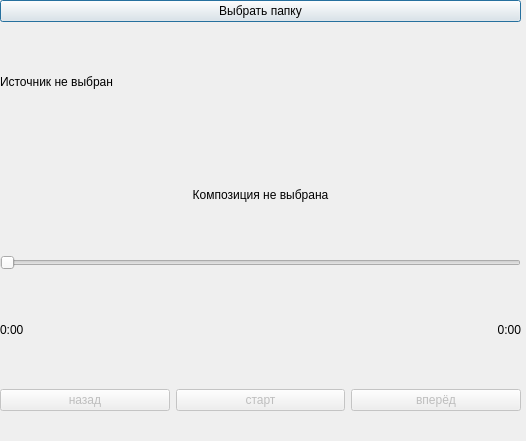
<?xml version="1.0" encoding="UTF-8"?>
<ui version="4.0">
 <class>Dialog</class>
 <widget class="QDialog" name="Dialog">
  <property name="geometry">
   <rect>
    <x>0</x>
    <y>0</y>
    <width>526</width>
    <height>441</height>
   </rect>
  </property>
  <property name="windowTitle">
   <string>Dialog</string>
  </property>
  <widget class="QWidget" name="verticalLayoutWidget">
   <property name="geometry">
    <rect>
     <x>0</x>
     <y>0</y>
     <width>521</width>
     <height>411</height>
    </rect>
   </property>
   <layout class="QVBoxLayout" name="verticalLayout">
    <item>
     <layout class="QHBoxLayout" name="horizontalLayout">
      <item>
       <widget class="QPushButton" name="folder_btn">
        <property name="enabled">
         <bool>true</bool>
        </property>
        <property name="text">
         <string>Выбрать папку</string>
        </property>
       </widget>
      </item>
     </layout>
    </item>
    <item>
     <widget class="QLabel" name="dataset_info">
      <property name="text">
       <string>Источник не выбран</string>
      </property>
     </widget>
    </item>
    <item>
     <widget class="QLabel" name="track_name">
      <property name="enabled">
       <bool>true</bool>
      </property>
      <property name="layoutDirection">
       <enum>Qt::LeftToRight</enum>
      </property>
      <property name="autoFillBackground">
       <bool>false</bool>
      </property>
      <property name="text">
       <string>Композиция не выбрана</string>
      </property>
      <property name="alignment">
       <set>Qt::AlignCenter</set>
      </property>
     </widget>
    </item>
    <item>
     <widget class="QSlider" name="progress">
      <property name="maximum">
       <number>100</number>
      </property>
      <property name="orientation">
       <enum>Qt::Horizontal</enum>
      </property>
     </widget>
    </item>
    <item>
     <layout class="QHBoxLayout" name="horizontalLayout_2">
      <item>
       <widget class="QLabel" name="current_time">
        <property name="text">
         <string>0:00</string>
        </property>
       </widget>
      </item>
      <item>
       <widget class="QLabel" name="total_time">
        <property name="text">
         <string>0:00</string>
        </property>
        <property name="alignment">
         <set>Qt::AlignRight|Qt::AlignTrailing|Qt::AlignVCenter</set>
        </property>
       </widget>
      </item>
     </layout>
    </item>
    <item>
     <layout class="QHBoxLayout" name="horizontalLayout_3">
      <item>
       <widget class="QPushButton" name="prev_btn">
        <property name="enabled">
         <bool>false</bool>
        </property>
        <property name="text">
         <string>назад</string>
        </property>
       </widget>
      </item>
      <item>
       <widget class="QPushButton" name="play_btn">
        <property name="enabled">
         <bool>false</bool>
        </property>
        <property name="text">
         <string>старт</string>
        </property>
       </widget>
      </item>
      <item>
       <widget class="QPushButton" name="next_btn">
        <property name="enabled">
         <bool>false</bool>
        </property>
        <property name="text">
         <string>вперёд</string>
        </property>
       </widget>
      </item>
     </layout>
    </item>
   </layout>
  </widget>
 </widget>
 <resources/>
 <connections/>
</ui>
